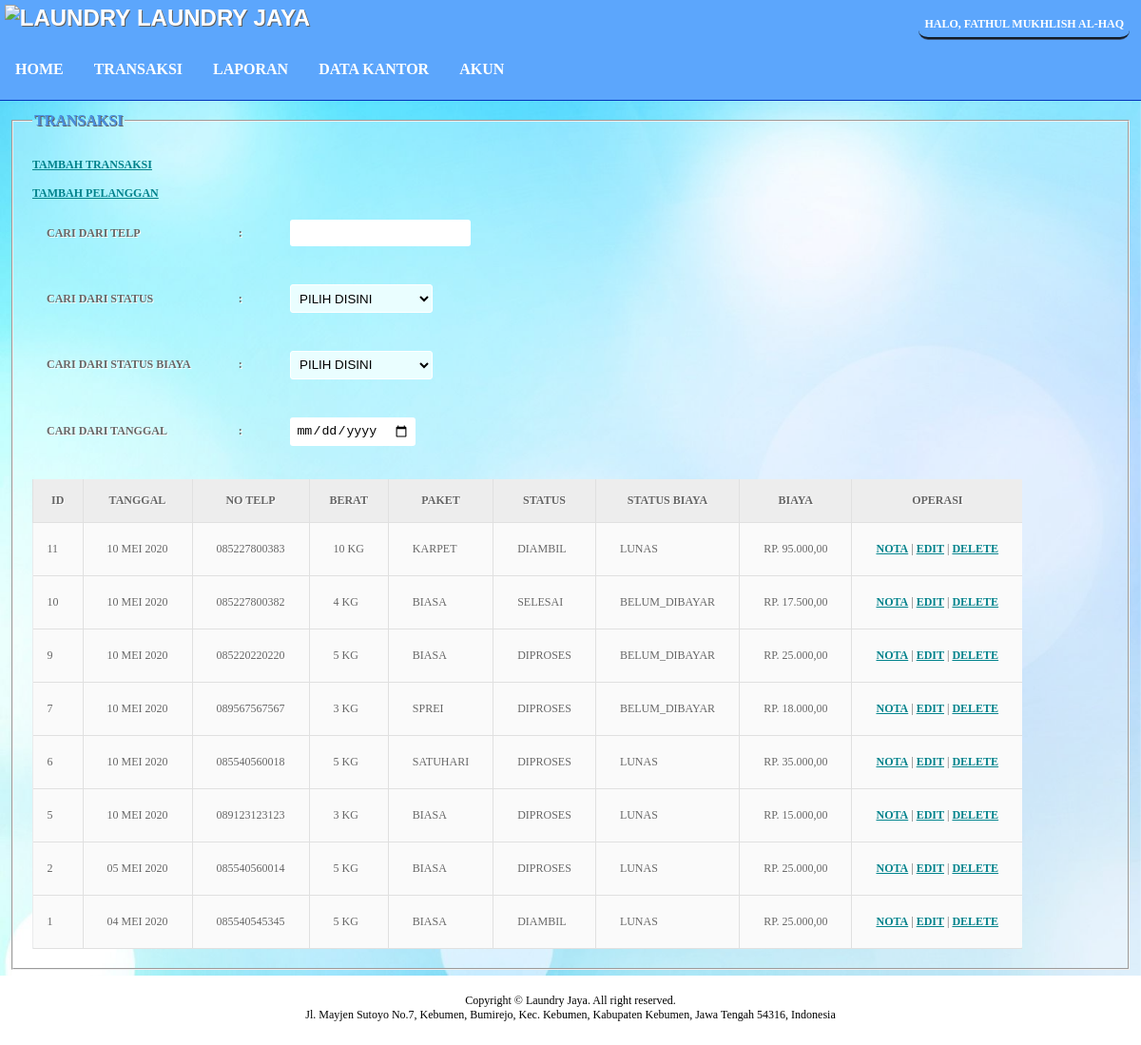
The app's page /index.php?page=transaksi (signed in) with its own data.
### tables this page shows
CREATE TABLE `pegawai` (
  `username` varchar(15) NOT NULL,
  `password` varchar(100) NOT NULL,
  `nama_lengkap` varchar(50) DEFAULT NULL,
  `tanggal_lahir` date DEFAULT NULL,
  `jenis_kelamin` char(1) DEFAULT NULL,
  `alamat` varchar(100) DEFAULT NULL,
  `level` varchar(15) NOT NULL
);

CREATE TABLE `transaksi` (
  `id` bigint(20) NOT NULL,
  `tanggal` date NOT NULL,
  `telp` varchar(15) NOT NULL,
  `berat` bigint(20) NOT NULL,
  `paket` varchar(30) NOT NULL,
  `status` enum('diambil','selesai','diproses') NOT NULL,
  `status_biaya` enum('lunas','belum_dibayar') NOT NULL,
  `biaya` varchar(50) NOT NULL
);

### tgl.php (called while the page is built)
<?php
function tgl($tanggal){
    $bulan = array (
    1 =>   'Januari',
    'Februari',
    'Maret',
    'April',
    'Mei',
    'Juni',
    'Juli',
    'Agustus',
    'September',
    'Oktober',
    'November',
    'Desember'
    );
    $pecahkan = explode('-', $tanggal);
    return $pecahkan[2] . ' ' . $bulan[ (int)$pecahkan[1] ] . ' ' . $pecahkan[0];
};
?>

### content/transaksi.php (the view, shortened to what this page needs)
<fieldset class="data_master">
    <legend>TRANSAKSI</legend>
    <br>
    <a href="?page=add_transaksi">Tambah transaksi</a><br><br>
    <a href="?page=add_pelanggan">Tambah pelanggan</a>
    <form method="post">
        <table class="search">
            <tr>
                <td>cari dari telp</td>
                <td>:</td>
                <td><input type="text" name="live-search" onkeyup="search(this.value);"></td>
            </tr>
            <tr>
                <td>cari dari status</td>
                <td>:</td>
                <td><select name="status_pengerjaan" id="status_pengerjaan" onchange="search(this.value);">
                    <option value="">PILIH DISINI</option>
                </select></td>
            </tr>
            <tr>
                <td>cari dari status biaya</td>
                <td>:</td>
                <td><select name="status_biaya" id="status_biaya" onchange="search(this.value);">
                    <option value="">PILIH DISINI</option>
                </select></td>
            </tr>
            <tr>
                <td>cari dari tanggal</td>
                <td>:</td>
                <td><input type="date" name="cari_tanggal" id="cari_tanggal" onchange="search(this.value);"></td>
            </tr>
        </table>
    </form>
    <br>
    <div id="konten">
        <table class="data_transaksi" id="data_transaksi">
            <tr>
                <th>ID</th>
                <th>TANGGAL</th>
                <th>NO TELP</th>
                <th>BERAT</th>
                <th>PAKET</th>
                <th>STATUS</th>
                <th>STATUS BIAYA</th>
                <th>BIAYA</th>
                <th>OPERASI</th>
            </tr>
            <?php
         require('koneksi.php');
         include_once('tgl.php');
         $data = $db->query("SELECT * FROM `transaksi` ORDER BY id DESC,tanggal DESC")->fetchAll();
         foreach ($data as $key) {
           echo "<tr>
                    <td>".$key['id']."</td>
                    <td>".tgl(date('Y-m-d', strtotime($key['tanggal'])))."</td>
                    <td>".$key['telp']."</td>
                    <td>".$key['berat']." KG</td>
                    <td>".$key['paket']."</td>
                    <td>".$key['status']."</td>
                    <td>".$key['status_biaya']."</td>
                    <td>Rp. ".number_format($key['biaya'], 2, ",", ".")."</td>
                    <td><a href='transaksi/nota.php?id=$key[id]' target='_BLANK'>nota</a> | <a href='?page=edit_transaksi&id=$key[id]'>edit</a> | <a href='?page=delete_transaksi&id=$key[id]'>delete</a></td>
                </tr>";
         }
     ?>
        </table>
    </div>
</fieldset>

### index.php (shortened to what this page needs)
<!DOCTYPE html>
<html lang="en">
<head>
    <link rel="stylesheet" href="css/style.css" type="text/css">
</head>
<body>
    <header><?php include 'index/header.php';?></header>
    <nav><?php include 'index/navigation.php'; ?></nav>
    <section id="content">
        <?php
	    if(isset($_GET['page'])){
		    $page = $_GET['page'];
		    switch ($page) {
            case 'transaksi':
                include "content/transaksi.php";
                break;
		    }
	    } else{
		include "content/home.php";
	}
	 ?></section>
    <footer><?php include 'index/footer.php';?></footer>
</body>
</html>

### index/header.php (shortened to what this page needs)
<?php
    require("koneksi.php");
    $username=$_SESSION['username'];
    $query = $db->prepare("SELECT * FROM pegawai WHERE username = '$username'");
    $query->execute();
    $hasil = $query->fetch();
?>
<li class="nav-nama"><?php echo "Halo, ".$hasil['nama_lengkap']; $db=NULL?></li>
<label for="head"><img src="https://img.icons8.com/wired/50/000000/washing-machine.png" alt="laundry"/>&nbsp;laundry jaya</label>

### index/navigation.php (shortened to what this page needs)
<ul>
    <li><a href="index.php?page=home">home</a></li>
    <li><a href="index.php?page=transaksi">transaksi</a></li>
    <li><a href="index.php?page=laporan">laporan</a></li>
    <li class="dropdown"><a>Data Kantor</a>
    <li class="dropdown"><a>akun</a>
    </li>
</ul>

### index/footer.php (shortened to what this page needs)
<div class="footer">
<P class="foot">Copyright &copy; Laundry Jaya. All right reserved.</p>
<P class="foot2">Jl. Mayjen Sutoyo No.7, Kebumen, Bumirejo, Kec. Kebumen, Kabupaten Kebumen, Jawa Tengah 54316, Indonesia</p>
</div>

### css/style.css (style rules this page uses)
body { padding: 0em; margin: 0em; font-family: Tahoma; }
header label { font-family: Arial, Helvetica, sans-serif; font-size: 40px; font-weight: bolder; text-shadow: 1px 1px 0px rgb(94, 94, 94); }
header, nav, section, footer { background: rgb(92, 166, 252); color: white; font-size: 1.5em; text-transform: uppercase; }
a, td a { font-weight: bold; color: rgb(0, 130, 139); }
header, nav, footer { width: 100%; }
header { height: 50px; }
footer { height: 50px; padding-top: 0.5em; padding-bottom: 0em; margin: 0em; background: rgb(255, 255, 255); }
nav { height: 55px; color: white; font-size: 1em; border-bottom: 1px groove rgb(2, 52, 189) ; }
nav a, nav a:visited { color: white; }
section#content { height: calc(98vh - 157px); width: 100%; background-image: url('../img/bg2.jpg'); background-size: cover; background-attachment: fixed; color: rgb(73, 143, 223); overflow: auto; }
.nav-nama { float: right; align-items: center; display: flex; margin-top: 1em; margin-right: 1em; padding: 0.5em; font-size: 12px; font-weight: bold; border-bottom: 3px groove rgb(60, 87, 124); border-radius: 10px; }
nav ul { list-style-type: none; margin: 0; padding: 0; overflow: hidden; }
nav>ul>li { float: left; }
nav li a { display: inline-block; color: white; text-align: center; padding: 14px 16px; text-decoration: none; }
li.dropdown { display: inline-block; color: #3c3c3c !important; }
header label { align-items: center; display: flex; font-size: 1em; padding: 0.2em; }
footer p { padding: 1em; margin: 0em; text-align: center; align-items: center; }
.footer p { padding: 0em; margin: 0em; text-transform: none; font-size: 0.5em; color: black; }
.footer { padding: 0em; margin: 0em; margin-top: 7px; }
fieldset { font-size: 12px; margin: 1em; padding: 15px 20px 20px 20px; background: rgba(255, 255, 255, 0.295); min-height: 90%; }
table { color: #666; text-shadow: 1px 1px 0px #fff; background: #eaebec; border-color: #ccc; border-collapse: collapse; }
table th { padding: 15px 15px; border-left: 1px solid #e0e0e0; border-bottom: 1px solid #e0e0e0; background: #ededed; }
table td:first-child { text-align: left; padding-left: 15px; border-left: 0px; }
table td { padding: 20px 25px; border-top: 1px solid #ffffff; border-bottom: 1px solid #e0e0e0; border-left: 1px solid #e0e0e0; background: #fafafa; background: --webkit-gradient(linear, left top, left bottom, from(#fbfbfb), to(#fafafa)); background: --moz-linear-gradient(top, #fbfbfb, #fafafa); }
table tr:last-child td:first-child { -moz-border-radius-bottomleft: 3px; -webkit-border-bottom-left-radius: 3px; border-bottom-left-radius: 3px; }
table tr:last-child td:last-child { -moz-border-radius-bottomright: 3px; -webkit-border-bottom-right-radius: 3px; border-bottom-right-radius: 3px; }
#tbl_edit_profil, .search, .add_paket { font-size: 12px; }
#tbl_edit_profil input, #tbl_edit_profil textarea, .add_paket input, .search input { border: none; padding: 0.5em; border-radius: 3px; }
.search, #tbl_edit_profil, #tbl_edit_profil td, .search td, .search td:hover, .search tr:hover td { border: none; background: none; font-weight: bold; }
legend { font-weight: bold; font-size: 16px; text-shadow: 1px 1px 0px rgb(94, 94, 94); }
select { padding: 0.4em; border: 1px solid white; border-radius: 3px; width: 150px; text-transform: uppercase; background: rgb(234, 254, 255); }

### records on screen
pegawai: nama_lengkap "FATHUL MUKHLISH AL-HAQ"
transaksi: id "11", tanggal "10 MEI 2020", telp "085227800383", berat "10", paket "KARPET", status "DIAMBIL", status_biaya "LUNAS", biaya "95.000,00"
transaksi: id "10", tanggal "10 MEI 2020", telp "085227800382", berat "4", paket "BIASA", status "SELESAI", status_biaya "BELUM_DIBAYAR", biaya "17.500,00"
transaksi: id "9", tanggal "10 MEI 2020", telp "085220220220", berat "5", paket "BIASA", status "DIPROSES", status_biaya "BELUM_DIBAYAR", biaya "25.000,00"
transaksi: id "7", tanggal "10 MEI 2020", telp "089567567567", berat "3", paket "SPREI", status "DIPROSES", status_biaya "BELUM_DIBAYAR", biaya "18.000,00"
transaksi: id "6", tanggal "10 MEI 2020", telp "085540560018", berat "5", paket "SATUHARI", status "DIPROSES", status_biaya "LUNAS", biaya "35.000,00"
transaksi: id "5", tanggal "10 MEI 2020", telp "089123123123", berat "3", paket "BIASA", status "DIPROSES", status_biaya "LUNAS", biaya "15.000,00"
transaksi: id "2", tanggal "05 MEI 2020", telp "085540560014", berat "5", paket "BIASA", status "DIPROSES", status_biaya "LUNAS", biaya "25.000,00"
transaksi: id "1", tanggal "04 MEI 2020", telp "085540545345", berat "5", paket "BIASA", status "DIAMBIL", status_biaya "LUNAS", biaya "25.000,00"
